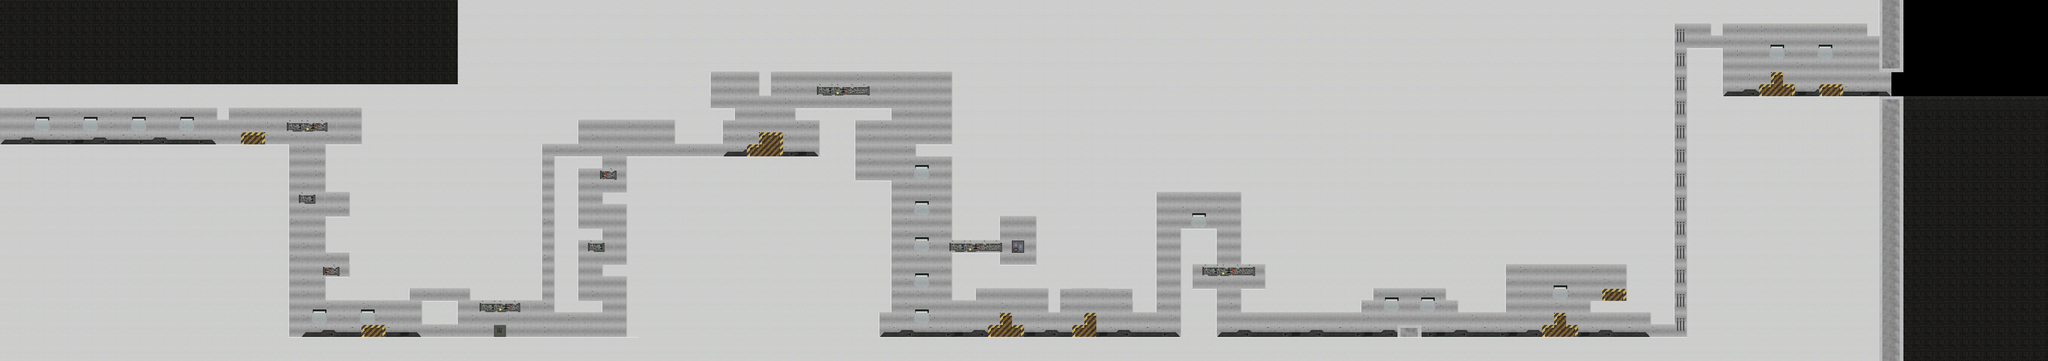

A level layout from a 2D game, rendered from its tile map. Below: a short description, then the map file with tile-grid data replaced by summaries:
An orthogonal 170x30 tile map with 32x32 px tiles, 3 tile layers (background1, background2, static1) and 38 objects.

<map version="1.5" tiledversion="1.7.2" orientation="orthogonal" renderorder="left-up" width="170" height="30" tilewidth="32" tileheight="32" infinite="0" nextlayerid="7" nextobjectid="46">
 <properties>
  <property name="endLevelX" value="5200" />
  <property name="name" value="Laboratorio" />
  <property name="parTime" value="180000" />
 </properties>
 <tileset firstgid="1" name="lab" tilewidth="32" tileheight="32" spacing="4" tilecount="132" columns="12">
  <image source="lab.png" width="428" height="392" />
 </tileset>
 <layer id="2" name="background1" width="170" height="30">
  <data>[5100 cells, 4669 non-empty, 28 distinct tile ids]</data>
 </layer>
 <layer id="4" name="background2" width="170" height="30">
  <data>[5100 cells, 114 non-empty, 12 distinct tile ids]</data>
 </layer>
 <layer id="1" name="static1" width="170" height="30">
  <data>[5100 cells, 700 non-empty, 21 distinct tile ids]</data>
 </layer>
 <objectgroup id="3" name="players">
  <object id="42" x="164.5" y="359" width="9" height="24" />
 </objectgroup>
 <objectgroup id="5" name="enemies">
  <object id="2" x="905.5" y="359.5" width="9" height="24">
   <properties>
    <property name="aim" value="3.1416" />
    <property name="gun" value="4" />
    <property name="kind" value="army" />
    <property name="life" value="150" />
   </properties>
  </object>
  <object id="4" x="904.833" y="550.667" width="9" height="24">
   <properties>
    <property name="aim" value="3.1416" />
    <property name="gun" value="4" />
    <property name="kind" value="army" />
    <property name="life" value="150" />
   </properties>
  </object>
  <object id="6" x="905.5" y="710.667" width="9" height="24">
   <properties>
    <property name="aim" value="3.1416" />
    <property name="gun" value="3" />
    <property name="kind" value="army" />
    <property name="life" value="150" />
   </properties>
  </object>
  <object id="7" x="1257.5" y="870.667" width="9" height="24">
   <properties>
    <property name="aim" value="0" />
    <property name="gun" value="6" />
    <property name="kind" value="lab" />
    <property name="life" value="100" />
   </properties>
  </object>
  <object id="8" x="1101.5" y="870" width="9" height="24">
   <properties>
    <property name="aim" value="3.1416" />
    <property name="gun" value="6" />
    <property name="kind" value="lab" />
    <property name="life" value="100" />
   </properties>
  </object>
  <object id="9" x="1368.17" y="871.333" width="9" height="24">
   <properties>
    <property name="aim" value="3.1416" />
    <property name="gun" value="6" />
    <property name="kind" value="lab" />
    <property name="life" value="100" />
   </properties>
  </object>
  <object id="10" x="1555.5" y="773" width="9" height="24">
   <properties>
    <property name="aim" value="0" />
    <property name="gun" value="6" />
    <property name="kind" value="lab" />
    <property name="life" value="100" />
   </properties>
  </object>
  <object id="11" x="1636.5" y="678" width="9" height="24">
   <properties>
    <property name="aim" value="3.1416" />
    <property name="gun" value="6" />
    <property name="kind" value="lab" />
    <property name="life" value="100" />
   </properties>
  </object>
  <object id="12" x="1560.5" y="581" width="9" height="24">
   <properties>
    <property name="aim" value="0" />
    <property name="gun" value="6" />
    <property name="kind" value="lab" />
    <property name="life" value="100" />
   </properties>
  </object>
  <object id="13" x="1635.5" y="486" width="9" height="24">
   <properties>
    <property name="aim" value="3.1416" />
    <property name="gun" value="6" />
    <property name="kind" value="lab" />
    <property name="life" value="100" />
   </properties>
  </object>
  <object id="14" x="1560.5" y="389" width="9" height="24">
   <properties>
    <property name="aim" value="0" />
    <property name="gun" value="4" />
    <property name="kind" value="army" />
    <property name="life" value="150" />
   </properties>
  </object>
  <object id="15" x="1917.5" y="262" width="9" height="24">
   <properties>
    <property name="aim" value="0" />
    <property name="gun" value="6" />
    <property name="kind" value="lab" />
    <property name="life" value="100" />
   </properties>
  </object>
  <object id="16" x="2156.17" y="262.333" width="9" height="24">
   <properties>
    <property name="aim" value="3.1416" />
    <property name="gun" value="6" />
    <property name="kind" value="lab" />
    <property name="life" value="100" />
   </properties>
  </object>
  <object id="17" x="2470.5" y="358" width="9" height="24">
   <properties>
    <property name="aim" value="3.1416" />
    <property name="gun" value="6" />
    <property name="kind" value="lab" />
    <property name="life" value="100" />
   </properties>
  </object>
  <object id="18" x="2316.5" y="454" width="9" height="24">
   <properties>
    <property name="aim" value="0" />
    <property name="gun" value="6" />
    <property name="kind" value="lab" />
    <property name="life" value="100" />
   </properties>
  </object>
  <object id="19" x="2685.5" y="679" width="9" height="24">
   <properties>
    <property name="aim" value="0" />
    <property name="gun" value="6" />
    <property name="kind" value="lab" />
    <property name="life" value="100" />
   </properties>
  </object>
  <object id="21" x="2350.5" y="870" width="9" height="24">
   <properties>
    <property name="aim" value="0" />
    <property name="gun" value="3" />
    <property name="kind" value="army" />
    <property name="life" value="150" />
   </properties>
  </object>
  <object id="22" x="2752.5" y="870" width="9" height="24">
   <properties>
    <property name="aim" value="3.1416" />
    <property name="gun" value="3" />
    <property name="kind" value="army" />
    <property name="life" value="150" />
   </properties>
  </object>
  <object id="23" x="2971.5" y="871" width="9" height="24">
   <properties>
    <property name="aim" value="3.1416" />
    <property name="gun" value="3" />
    <property name="kind" value="army" />
    <property name="life" value="150" />
   </properties>
  </object>
  <object id="24" x="3182.5" y="583" width="9" height="24">
   <properties>
    <property name="aim" value="3.1416" />
    <property name="gun" value="6" />
    <property name="kind" value="lab" />
    <property name="life" value="100" />
   </properties>
  </object>
  <object id="25" x="3195.5" y="742" width="9" height="24">
   <properties>
    <property name="aim" value="0" />
    <property name="gun" value="4" />
    <property name="kind" value="army" />
    <property name="life" value="150" />
   </properties>
  </object>
  <object id="26" x="3323.5" y="743" width="9" height="24">
   <properties>
    <property name="aim" value="3.1416" />
    <property name="gun" value="3" />
    <property name="kind" value="army" />
    <property name="life" value="150" />
   </properties>
  </object>
  <object id="28" x="4262.17" y="742.667" width="9" height="24">
   <properties>
    <property name="aim" value="3.1416" />
    <property name="gun" value="4" />
    <property name="kind" value="army" />
    <property name="life" value="150" />
   </properties>
  </object>
  <object id="29" x="4238.5" y="776" width="9" height="24">
   <properties>
    <property name="aim" value="3.1416" />
    <property name="gun" value="3" />
    <property name="kind" value="army" />
    <property name="life" value="150" />
   </properties>
  </object>
  <object id="31" x="4218.17" y="871.333" width="9" height="24">
   <properties>
    <property name="aim" value="3.1416" />
    <property name="gun" value="3" />
    <property name="kind" value="army" />
    <property name="life" value="150" />
   </properties>
  </object>
  </objectgroup>
 <objectgroup id="6" name="collectables">
  <!-- 4 objects omitted --></objectgroup>
</map>
<!-- 12 of 38 objects omitted -->